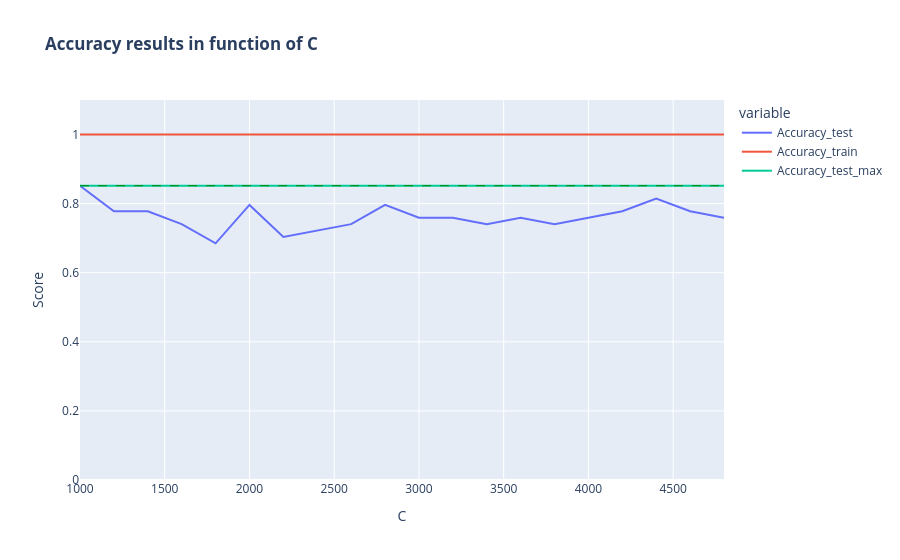

The code cell stored with this chart in its notebook:
### Code cell
df_stft_scale_data = df_C_variation(X_stft_scale, y, 1000, 5000, 200)
plot_accuracy(df_stft_scale_data)
confusion_matrix_from_df(df_stft_scale_data)

### Figure 1 — Plotly figure (JSON) as saved in the notebook; plotly's stock layout.template omitted (floating-point values rounded to 4 significant figures)
{"data": [{"hovertemplate": "variable=Accuracy_test<br>C=%{x}<br>value=%{y}<extra></extra>", "legendgroup": "Accuracy_test", "line": {"color": "#636efa", "dash": "solid"}, "marker": {"symbol": "circle"}, "mode": "lines", "name": "Accuracy_test", "orientation": "v", "showlegend": true, "type": "scatter", "x": [1000, 1200, 1400, 1600, 1800, 2000, 2200, 2400, 2600, 2800, 3000, 3200, 3400, 3600, 3800, 4000, 4200, 4400, 4600, 4800], "xaxis": "x", "y": [0.8519, 0.7778, 0.7778, 0.7407, 0.6852, 0.7963, 0.7037, 0.7222, 0.7407, 0.7963, 0.7593, 0.7593, 0.7407, 0.7593, 0.7407, 0.7593, 0.7778, 0.8148, 0.7778, 0.7593], "yaxis": "y"}, {"hovertemplate": "variable=Accuracy_train<br>C=%{x}<br>value=%{y}<extra></extra>", "legendgroup": "Accuracy_train", "line": {"color": "#EF553B", "dash": "solid"}, "marker": {"symbol": "circle"}, "mode": "lines", "name": "Accuracy_train", "orientation": "v", "showlegend": true, "type": "scatter", "x": [1000, 1200, 1400, 1600, 1800, 2000, 2200, 2400, 2600, 2800, 3000, 3200, 3400, 3600, 3800, 4000, 4200, 4400, 4600, 4800], "xaxis": "x", "y": [1, 1, 1, 1, 1, 1, 1, 1, 1, 1, 1, 1, 1, 1, 1, 1, 1, 1, 1, 1], "yaxis": "y"}, {"hovertemplate": "variable=Accuracy_test_max<br>C=%{x}<br>value=%{y}<extra></extra>", "legendgroup": "Accuracy_test_max", "line": {"color": "#00cc96", "dash": "solid"}, "marker": {"symbol": "circle"}, "mode": "lines", "name": "Accuracy_test_max", "orientation": "v", "showlegend": true, "type": "scatter", "x": [1000, 1200, 1400, 1600, 1800, 2000, 2200, 2400, 2600, 2800, 3000, 3200, 3400, 3600, 3800, 4000, 4200, 4400, 4600, 4800], "xaxis": "x", "y": [0.8519, 0.8519, 0.8519, 0.8519, 0.8519, 0.8519, 0.8519, 0.8519, 0.8519, 0.8519, 0.8519, 0.8519, 0.8519, 0.8519, 0.8519, 0.8519, 0.8519, 0.8519, 0.8519, 0.8519], "yaxis": "y"}], "layout": {"autosize": true, "legend": {"title": {"text": "variable"}, "tracegroupgap": 0}, "shapes": [{"line": {"color": "green", "dash": "dash", "width": 1}, "type": "line", "x0": 0, "x1": 1, "xref": "x domain", "y0": 0.8519, "y1": 0.8519, "yref": "y"}], "title": {"text": "<b>Accuracy results in function of C </b>"}, "xaxis": {"anchor": "y", "autorange": true, "domain": [0, 1], "range": [1000, 4800], "title": {"text": "C"}, "type": "linear"}, "yaxis": {"anchor": "x", "domain": [0, 1], "range": [0, 1.1], "title": {"text": "Score"}, "type": "linear"}}}
